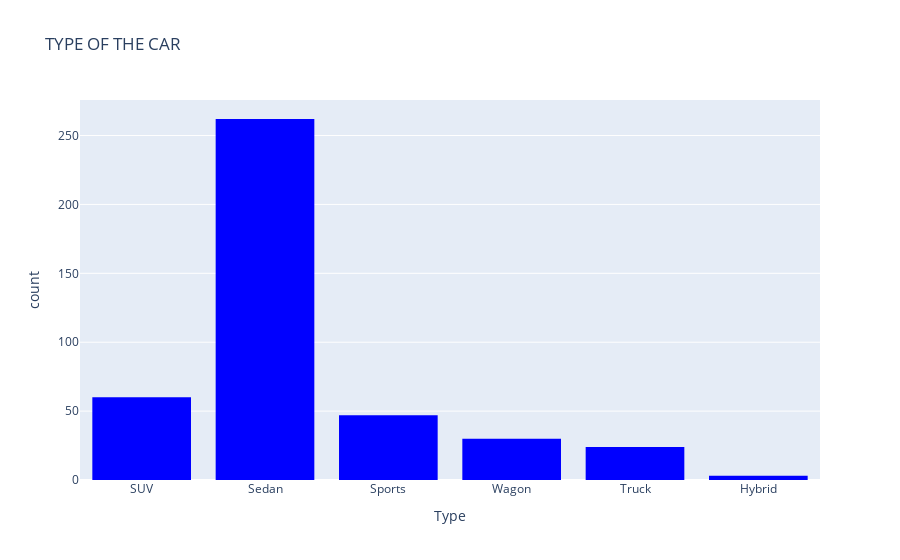

Notebook cell for this chart:
### Code cell
fig = px.histogram(car_df, x = "Type",
                  labels = {"Type":"Type"},
                  title = "TYPE OF THE CAR",
                  color_discrete_sequence = ["blue"])
                  
fig.show()

### Figure 1 — Plotly figure (JSON) as saved in the notebook; plotly's stock layout.template omitted (floating-point values rounded to 4 significant figures; data arrays with more than 128 entries replaced by an {"elided": "..."} marker saying what was removed)
{"data": [{"alignmentgroup": "True", "bingroup": "x", "hovertemplate": "Type=%{x}<br>count=%{y}<extra></extra>", "legendgroup": "", "marker": {"color": "blue"}, "name": "", "offsetgroup": "", "orientation": "v", "showlegend": false, "type": "histogram", "x": {"elided": "426 str values"}, "xaxis": "x", "yaxis": "y"}], "layout": {"barmode": "relative", "legend": {"tracegroupgap": 0}, "title": {"text": "TYPE OF THE CAR"}, "xaxis": {"anchor": "y", "domain": [0, 1], "title": {"text": "Type"}}, "yaxis": {"anchor": "x", "domain": [0, 1], "title": {"text": "count"}}}}
